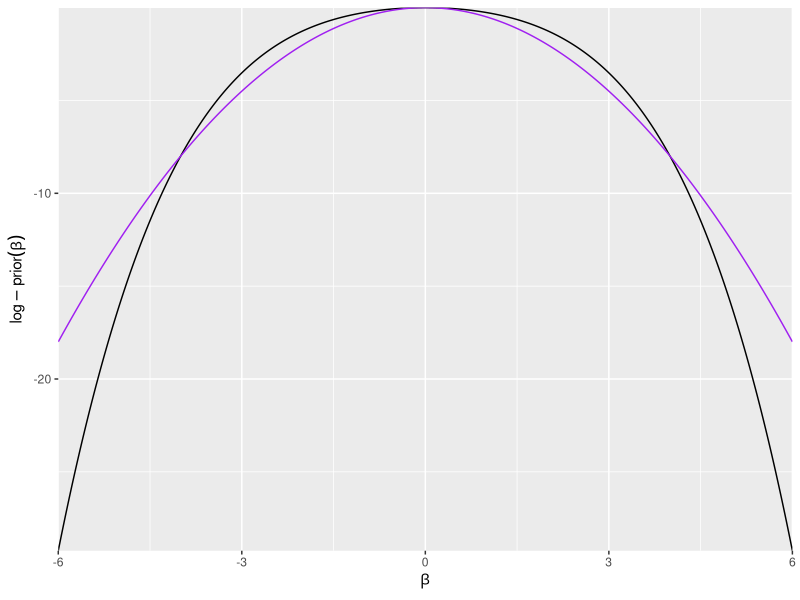
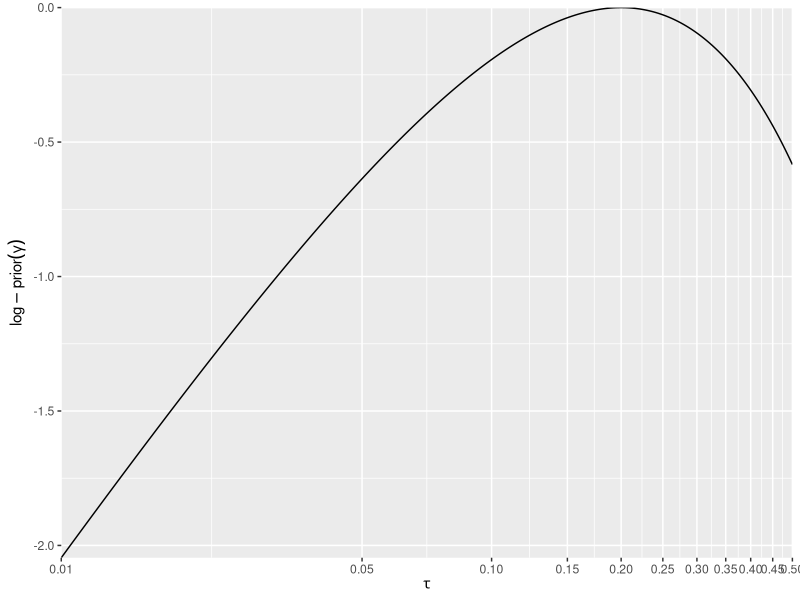
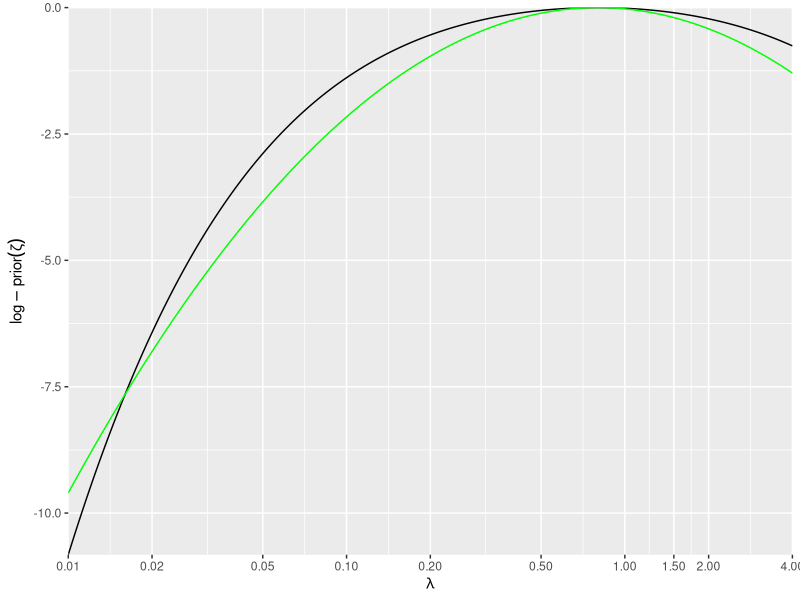

These figures' R source, in order:
library(tidyverse)


p_beta <- function(x, beta_mean = 0, beta_sd = 1, beta_inf = 4) {
  -0.25 * ((x - beta_mean)^2 + (x - beta_mean)^4 / (beta_inf - beta_mean)^2) / beta_sd^2
}

x <- seq(-6, 6, length.out = 500)

tibble(
  beta = x,
  log_prior = p_beta(x),
  log_quad = 2 * p_beta(x, beta_inf = Inf)
) %>%
  ggplot() + 
  geom_line(aes(beta, log_prior)) + 
  geom_line(aes(beta, log_quad), color = "purple") + 
  scale_x_continuous(expand = expansion(0,0)) + 
  scale_y_continuous(expand = expansion(0,0)) + 
  labs(
    x = expression(beta), 
    y = expression(log-prior(beta))
  )

p_gamma <- function(x, tau_mode = 0.20, gamma_alpha = 1) {
  gamma_lambda <- gamma_alpha / tau_mode
  gamma_alpha * x / 2 - gamma_lambda * exp(x / 2)
}

tibble(
  gamma = seq(log(0.01^2), log(0.50^2), length.out = 500),
) %>%
  mutate(
    tau = exp(gamma / 2),
    log_prior = p_gamma(gamma),
    log_prior = log_prior - max(log_prior)
  ) %>%
  ggplot() + 
  aes(tau, log_prior) + 
  geom_line() + 
  scale_x_continuous(
    transform = "log", 
    breaks = c(0.01, seq(0.05, 0.50, 0.05)),
    expand = expansion(0,0)
  ) + 
  scale_y_continuous(expand = expansion(0,0)) + 
  labs(
    x = expression(tau), 
    y = expression(log-prior(gamma))
  )


p_zeta <- function(x, lambda_mode = 0.8, zeta_sd = 1, zeta_inf = log(40)) {
  zeta_mean <- log(lambda_mode)
  -0.25 * ((x - zeta_mean)^2 + (x - zeta_mean)^4 / (zeta_inf - zeta_mean)^2) / zeta_sd^2
}

tibble(
  zeta = seq(log(0.01), log(4), length.out = 500),
) %>%
  mutate(
    lambda = exp(zeta),
    log_prior = p_zeta(zeta),
    log_prior2 = - 0.5 * (zeta - log(0.8))^2,
    across(starts_with("log_prior"), ~ .x - max(.x))
  ) %>%
  ggplot() + 
  geom_line(aes(lambda, log_prior)) + 
  geom_line(aes(lambda, log_prior2), color = "green") + 
  scale_x_continuous(
    transform = "log", 
    breaks = c(0.01, 0.02, 0.05, 0.10, 0.20, 0.50, 1, 1.5, 2, 4),
    expand = expansion(0,0)
  ) + 
  scale_y_continuous(expand = expansion(0,0)) + 
  labs(
    x = expression(lambda), 
    y = expression(log-prior(zeta))
  )
